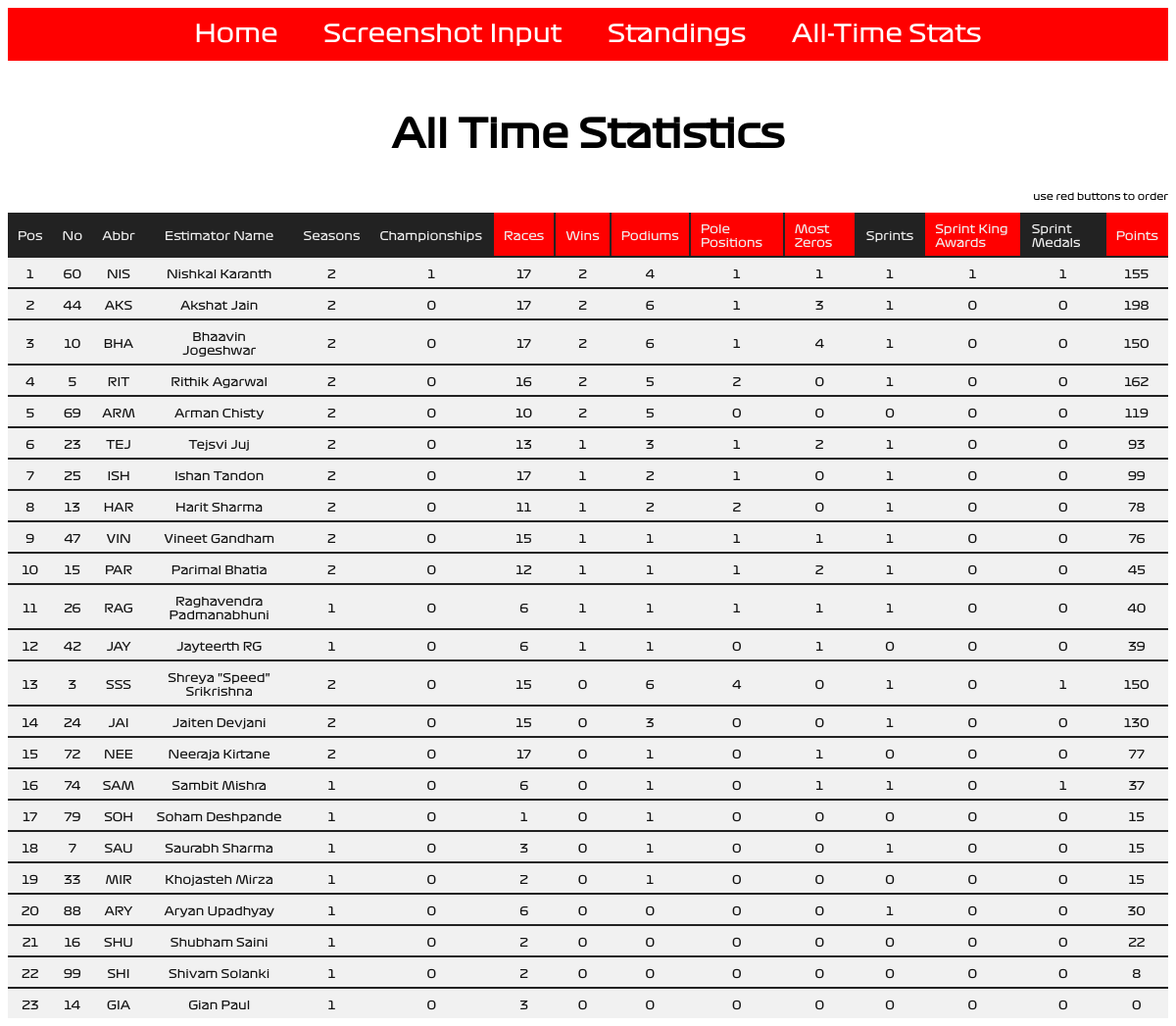
/alltimestats/, run on an earlier commit of the app's database.
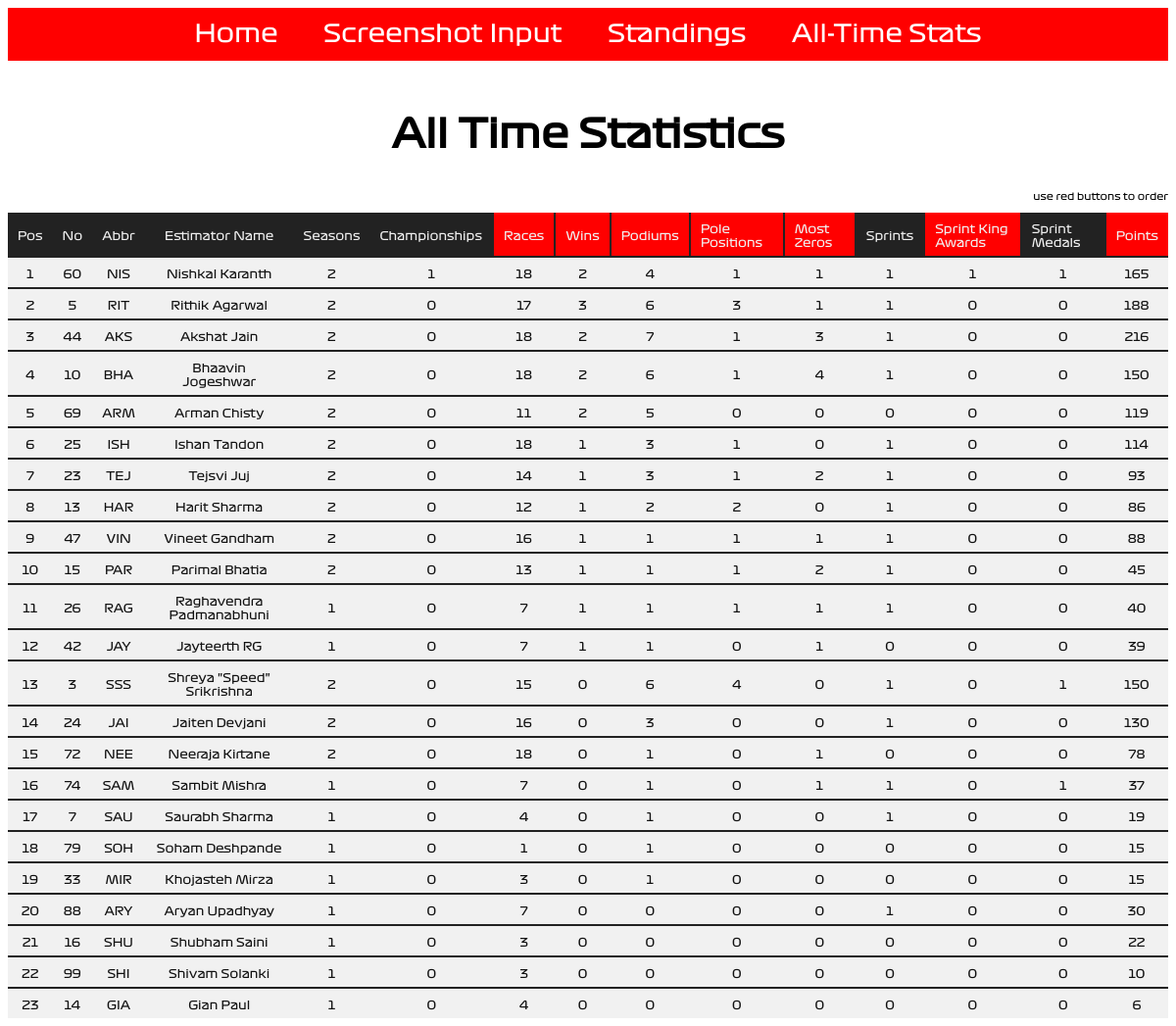
And on a later commit of the database.
### input_portal/models.py (models this page shows, shortened)
class alltime_leaderboard(models.Model):
    abbr = models.CharField(max_length = 4, unique = True)
    first_name = models.CharField(max_length = 32)
    last_name = models.CharField(max_length = 32)
    driver_no = models.IntegerField()
    points = models.FloatField()
    races = models.IntegerField()
    wins = models.IntegerField()
    podiums = models.IntegerField()
    sprints = models.IntegerField()
    sprint_king = models.IntegerField()
    sprint_medals = models.IntegerField()
    poles = models.IntegerField()
    most_zeros = models.IntegerField()
    seasons = models.IntegerField()
    championships = models.IntegerField()

### input_portal/views.py (the view)
# urls.py: path('alltimestats/', views.AllTimeStatsView, name='alltimestats'),
def AllTimeStatsView(request):
    href_list=['races', 'wins', 'podiums', 'poles', 'mostzeros', 'sprintkings', 'points']
    selected_list=['unselected', 'unselected', 'unselected', 'unselected', 'unselected', 'unselected', 'unselected']
    alltimestats_list = alltime_leaderboard.objects.order_by('-championships', '-wins', '-podiums', '-points')
    stats_dict = {'stat_table' : alltimestats_list, 'h': href_list, 's': selected_list}
    return render(request, 'alltimestats.html', context = stats_dict)

### input_portal/templates/input_portal/alltimestats.html
<!DOCTYPE html>
{% extends "input_portal/base.html" %}
{% block body_block %}
  <h2>All Time Statistics</h2>
  <p style="text-align: right; font-size: 10px"> use red buttons to order </p>
  {% if stat_table %}
  <table class="current_leaderboard centre">
  <thead>
    <td class="statHead"> Pos </td>
    <td class="statHead"> No </td>
    <td class="statHead"> Abbr </td>
    <td class="statHead tcentre"> Estimator Name </td>
    <td class="statHead"> Seasons </td>
    <td class="statHead"> Championships </td>
    <td class="statButton{{ s.0 }}"> <a href = "{{ h.0 }}"> Races </a> </td>
    <td class="statButton{{ s.1 }}"> <a href = "{{ h.1 }}"> Wins </a> </td>
    <td class="statButton{{ s.2 }}"> <a href = "{{ h.2 }}"> Podiums </a> </td>
    <td class="statButton{{ s.3 }}"> <a href = "{{ h.3 }}"> Pole Positions </a> </td>
    <td class="statButton{{ s.4 }}"> <a href = "{{ h.4 }}"> Most Zeros </a> </td>
    <td class="statHead"> Sprints </td>
    <td class="statButton{{ s.5 }}"> <a href = "{{ h.5 }}"> Sprint King Awards </a> </td>
    <td class="statHead"> Sprint Medals </td>
    <td class="statButton{{ s.6 }}"> <a href = "{{ h.6 }}"> Points </a> </td>
  </thead>
  {% for row in stat_table %}
    <tr>
      <td class="statText"> {{ forloop.counter }} </td>
      <td class="statText"> {{ row.driver_no }} </td>
      <td class="statText"> {{ row.abbr }} </td>
      <td class="statText"> {{ row.first_name }} {{ row.last_name }} </td>
      <td class="statText"> {{ row.seasons }} </td>
      <td class="statText"> {{ row.championships }} </td>
      <td class="statText"> {{ row.races }} </td>
      <td class="statText"> {{ row.wins }} </td>
      <td class="statText"> {{ row.podiums }} </td>
      <td class="statText"> {{ row.poles }} </td>
      <td class="statText"> {{ row.most_zeros }} </td>
      <td class="statText"> {{ row.sprints }} </td>
      <td class="statText"> {{ row.sprint_king }} </td>
      <td class="statText"> {{ row.sprint_medals }} </td>
      <td class="statText"> {{ row.points|floatformat:0 }} </td>
    </tr>
  {% endfor %}
  </table>
  {% else %}
    <p>No data found </p>
  {% endif %}
{% endblock %}

### input_portal/templates/input_portal/base.html (shortened to what this page needs)
{% load static %}
<!DOCTYPE html>
<html lang="en" dir="ltr">
  <head>
    <link rel="stylesheet" type="text/css" href="{% static '\css\formulaone.css' %}">
  </head>
  <body>
    <div style="background-color:red; font-family: f1reg; text-align: center; font-size: 25px; padding: 1%">
      <a href = "../../about" style="color: white">
        Home
      </a>
      <span style = "color:red">.....</span>
      <a href = "../../draggable" style="color: white">
        Screenshot Input
      </a>
      <span style = "color:red">.....</span>
      <a href = "../../estimatorstandings" style="color: white">
        Standings
      </a>
      <span style = "color:red">.....</span>
      <a href = "../../alltimestats" style="color: white">
        All-Time Stats
      </a>
    </div>
    <br>
    {% block body_block %}
    {% endblock %}
  </body>
</html>

### static/css/formulaone.css (style rules this page uses)
a:link { text-decoration: none; }
a { color: inherit; }
h2 { color: black; text-align: center; font-family: f1reg; font-size: 40px; }
p { color: black; text-align: center; font-family: f1reg; font-size: 20px; }
.centre { margin-left: auto; margin-right: auto; }
.tcentre { text-align: center; }
table { border-collapse: collapse; border-radius: 5px; border-style: hidden; box-shadow: 0 0 0 8px white; }
td { padding-top: 6px; padding-bottom: 6px; padding-right: 10px; padding-left: 10px; }
.resultTable, td { background-color: #f1f1f1; padding-top: 10px; }
.statHead { background-color: #222222; color: #f1f1f1; font-size: 12px; font-family: f1reg; }
.statButtonunselected { background-color: red; color: #f1f1f1; font-size: 12px; font-family: f1reg; border-left: 2px solid #222222; border-right: 2px solid #222222; }
.statText { background-color: #f1f1f1; color: #111111; font-size: 12px; font-family: f1reg; border-top: 2px solid #222222; border-bottom: 2px solid #222222; text-align: center; }

What changed in the data, as far as the page shows it:
changed alltime_leaderboard "NIS": races "17" → "18"; points "155" → "165"
changed alltime_leaderboard "RIT": races "16" → "17"; wins "2" → "3"; podiums "5" → "6"; poles "2" → "3"; most_zeros "0" → "1"; points "162" → "188"; moves up the list
changed alltime_leaderboard "AKS": races "17" → "18"; podiums "6" → "7"; points "198" → "216"
changed alltime_leaderboard "BHA": races "17" → "18"
changed alltime_leaderboard "ARM": races "10" → "11"
changed alltime_leaderboard "ISH": races "17" → "18"; podiums "2" → "3"; points "99" → "114"; moves up the list
changed alltime_leaderboard "TEJ": races "13" → "14"
changed alltime_leaderboard "HAR": races "11" → "12"; points "78" → "86"
changed alltime_leaderboard "VIN": races "15" → "16"; points "76" → "88"
changed alltime_leaderboard "PAR": races "12" → "13"
changed alltime_leaderboard "RAG": races "6" → "7"
changed alltime_leaderboard "JAY": races "6" → "7"
changed alltime_leaderboard "JAI": races "15" → "16"
changed alltime_leaderboard "NEE": races "17" → "18"; points "77" → "78"
changed alltime_leaderboard "SAM": races "6" → "7"
changed alltime_leaderboard "SAU": races "3" → "4"; points "15" → "19"; moves up the list
changed alltime_leaderboard "MIR": races "2" → "3"
changed alltime_leaderboard "ARY": races "6" → "7"
changed alltime_leaderboard "SHU": races "2" → "3"
changed alltime_leaderboard "SHI": races "2" → "3"; points "8" → "10"
changed alltime_leaderboard "GIA": races "3" → "4"; points "0" → "6"
